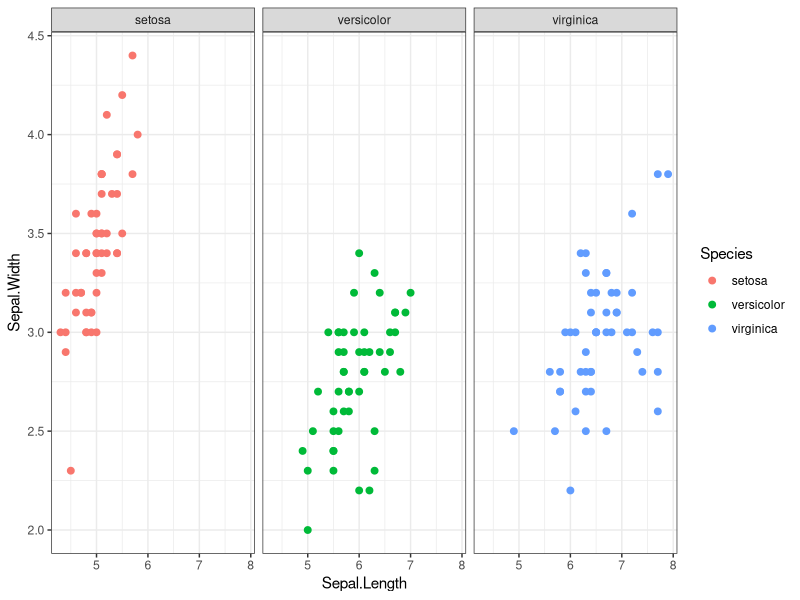

The R script that drew this image:
## ---- chunk 1
knitr::opts_chunk$set(echo = TRUE)
## ---- chunk 2
summary(iris)
## ---- chunk 3
library(ggplot2)
ggplot(iris, aes(Sepal.Length, Sepal.Width, col=Species)) +
  geom_point(size=2) +
  theme_bw() +
  facet_wrap(~Species) 
